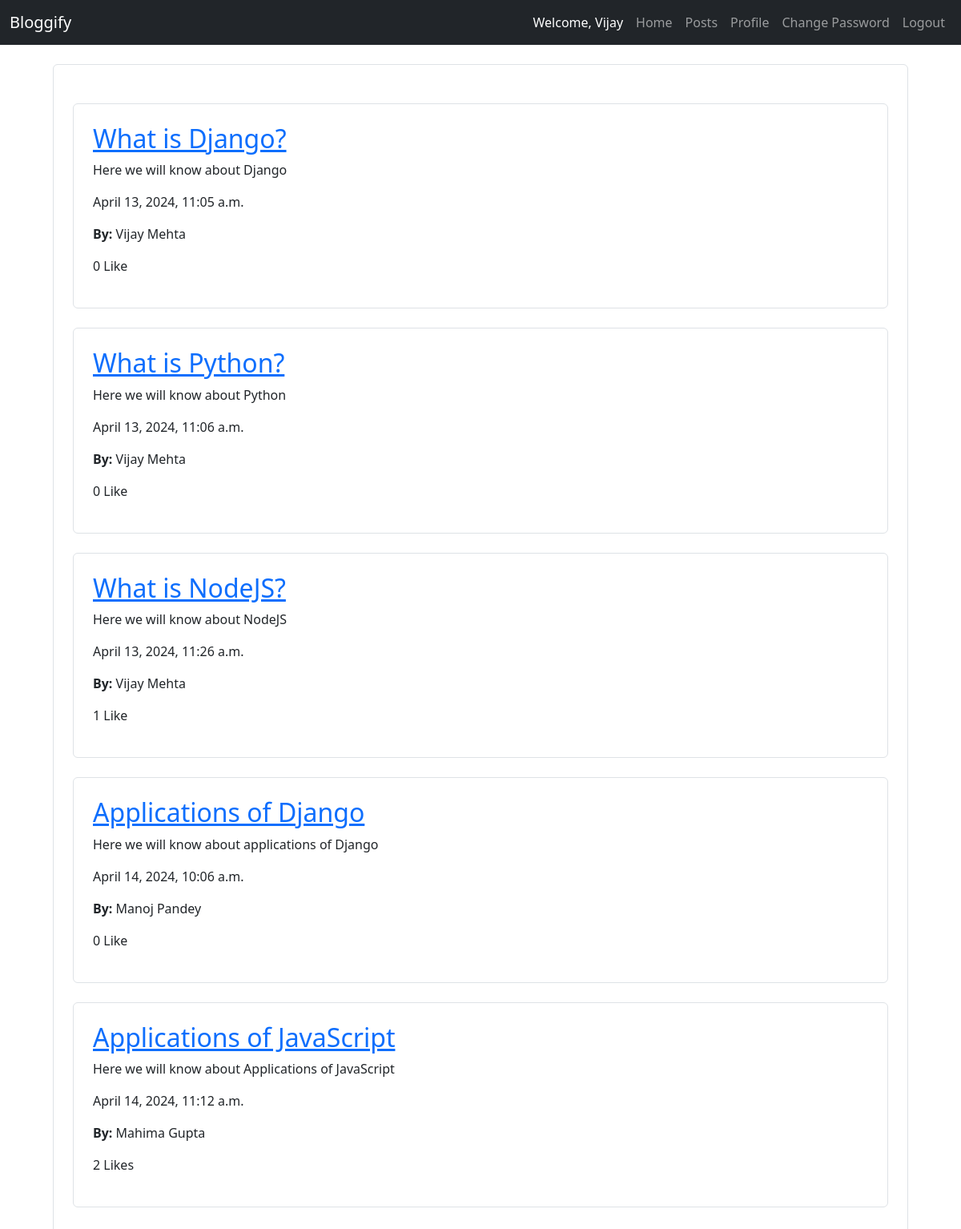
Screenshot of / (signed in) with the database file from the repository.
### accounts/models.py (models this page shows, shortened)
class User(models.Model):
    first_name = models.CharField(max_length=50)
    last_name = models.CharField(max_length=50)
    email_id = models.CharField(max_length=50)
    password = models.CharField(max_length=20)
    image = models.ImageField(upload_to='profile_pics', default="defaultprofilepic.jpg")
    password_reset_code = models.CharField(max_length=6,default="")

### articles/models.py (models this page shows, shortened)
class Post(models.Model):
    title = models.CharField(max_length=100)
    description = models.CharField(max_length=250)
    content = models.TextField()
    created_at = models.DateTimeField(auto_now_add=True)
    author = models.ForeignKey(User, on_delete=models.CASCADE)
    likes = models.ManyToManyField(User, related_name='likes')

### articles/views.py (the view)
# urls.py: path('', articles_views.guest_home_view),
def guest_home_view(request):
    return render(request, 'GuestHome.html', {'posts': Post.objects.all()})

### templates/GuestHome.html (shortened to what this page needs)
{% extends 'base.html' %}
{% block content %}
<div class="container">
    <div class="border rounded p-4 m-4">
        {% for post in posts %}
            <div class="rounded mx-auto border p-4 m-4">
                <a href="{% url 'guest-post-details' %}?id={{ post.id }}">
                    <h2>{{ post.title }}</h2>
                </a>
                <p>{{ post.description }}</p>
                <p>{{ post.created_at }}</p>
                <p><b>By: </b>{{ post.author.first_name }} {{ post.author.last_name }}</p>
                {% if post.likes.count > 1 %}
                    <p>{{ post.likes.count }} Likes</p>
                {% else %}
                    <p>{{ post.likes.count }} Like</p>
                {% endif %}
            </div>
        {% endfor %}
    </div>
</div>
{% endblock %}

### templates/base.html (shortened to what this page needs)
<!DOCTYPE html>
<html lang="en">
<head>
    {% load static %}
    <link href="{% static 'css/bootstrap.css' %}" rel="stylesheet">
</head>
<body>
    <nav class="navbar navbar-expand-lg navbar-dark bg-dark">
        <div class="container-fluid">
          <a class="navbar-brand" href="{% url 'guest-home' %}">Bloggify</a>
          <div class="collapse navbar-collapse justify-content-end" id="navbarNav">
            <ul class="navbar-nav">
                {% if request.session.is_authenticated %}
                    <li class="nav-item nav-link active">
                        Welcome, {{ request.session.first_name }}
                    </li>
                    <li class="nav-item">
                        <a class="nav-link" aria-current="page" href="{% url 'home' %}">Home</a>
                    </li>
                    <li class="nav-item">
                        <a class="nav-link" aria-current="page" href="{% url 'view-posts' %}">Posts</a>
                    </li>
                    <li class="nav-item">
                        <a class="nav-link" aria-current="page" href="{% url 'profile' %}">Profile</a>
                    </li>
                    <li class="nav-item">
                        <a class="nav-link" aria-current="page" href="{% url 'change-password' %}">Change Password</a>
                    </li>
                    <li class="nav-item">
                        <a class="nav-link" href="{% url 'logout' %}">Logout</a>
                    </li>
                {% endif %}
            </ul>
          </div>
        </div>
      </nav>
    {% block content %}
    {% endblock %}
</body>
</html>

### rows the page displays
User: session.first_name "Vijay"
Post: title "What is Django?", description "Here we will know about Django", created_at "April 13, 2024, 11:05 a.m.", author.first_name "Vijay", author.last_name "Mehta", likes.count "0"
Post: title "What is Python?", description "Here we will know about Python", created_at "April 13, 2024, 11:06 a.m.", author.first_name "Vijay", author.last_name "Mehta", likes.count "0"
Post: title "What is NodeJS?", description "Here we will know about NodeJS", created_at "April 13, 2024, 11:26 a.m.", author.first_name "Vijay", author.last_name "Mehta", likes.count "1"
Post: title "Applications of Django", description "Here we will know about applications of Django", created_at "April 14, 2024, 10:06 a.m.", author.first_name "Manoj", author.last_name "Pandey", likes.count "0"
Post: title "Applications of JavaScript", description "Here we will know about Applications of JavaScript", created_at "April 14, 2024, 11:12 a.m.", author.first_name "Mahima", author.last_name "Gupta", likes.count "2"
